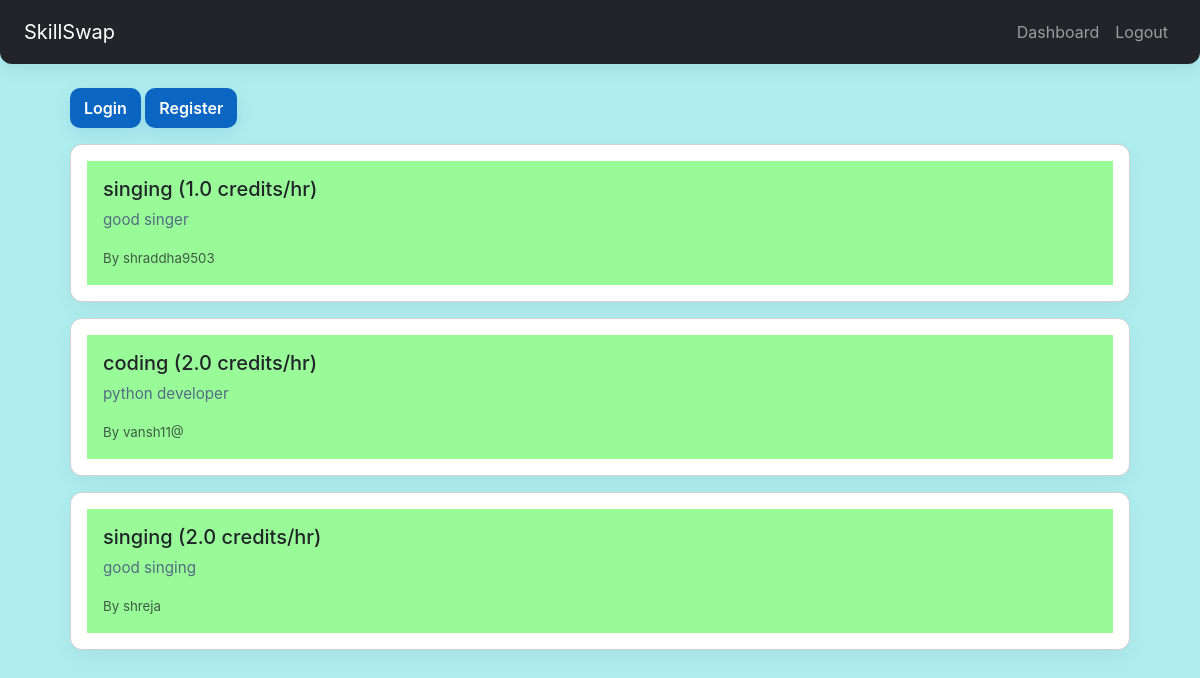
Page / (signed in) on the committed database.
### core/models.py (models this page shows)
class Skill(models.Model):
    user = models.ForeignKey(User, on_delete=models.CASCADE)
    title = models.CharField(max_length=100)
    description = models.TextField()
    hourly_rate = models.FloatField(default=1.0)
    created_at = models.DateTimeField(auto_now_add=True)

### core/views.py (the view)
# urls.py: path('', views.home, name='home'),
def home(request):
    skills = Skill.objects.all()
    return render(request, 'home.html', {'skills': skills})

### core/templates/home.html
{% extends 'base.html' %}
{% block content %}
  <div class="mb-3">
      <a class="btn btn-primary" href="{% url 'login' %}" role="button">Login</a>
      <a class="btn btn-primary" href="{% url 'register' %}" role="button">Register</a>
  </div>
  <div class="skills-list">
      {% for skill in skills %}
        <div class="card mb-3">
            <div class="card-body">
                <h5 class="card-title">{{ skill.title }} ({{ skill.hourly_rate }} credits/hr)</h5>
                <p class="card-text">{{ skill.description }}</p>
                <p class="card-text"><small class="text-muted">By {{ skill.user.username }}</small></p>
            </div>
        </div>
      {% empty %}
        <p>No skills available yet.</p>
      {% endfor %}
  </div>
{% endblock %}

### core/static/main.css (style rules this page uses)
* { box-sizing: border-box; margin: 0; padding: 0; }
html,body { height: 100%; font-family: Inter, ui-sans-serif, system-ui, -apple-system, "Segoe UI", Roboto, "Helvetica Neue", Arial; color:#222; background: paleturquoise; }
.card { background:#ffffff; border-radius:12px; padding:16px; box-shadow: 0 8px 20px rgba(20,40,80,0.06); transition: transform .18s ease, box-shadow .18s ease; }
.card p { color:#546b83; font-size:0.95rem; line-height:1.45; }
.card-body { background-color: palegreen; }
.btn { background: #0b65c2; color:#fff; padding:8px 14px; border-radius:10px; border:none; cursor:pointer; font-weight:600; box-shadow: 0 6px 18px rgba(11,101,194,0.12); }

### rows in the picture
Skill: title "singing", hourly_rate "1.0", description "good singer", user.username "shraddha9503"
Skill: title "coding", hourly_rate "2.0", description "python developer", user.username "vansh11@"
Skill: title "singing", hourly_rate "2.0", description "good singing", user.username "shreja"
